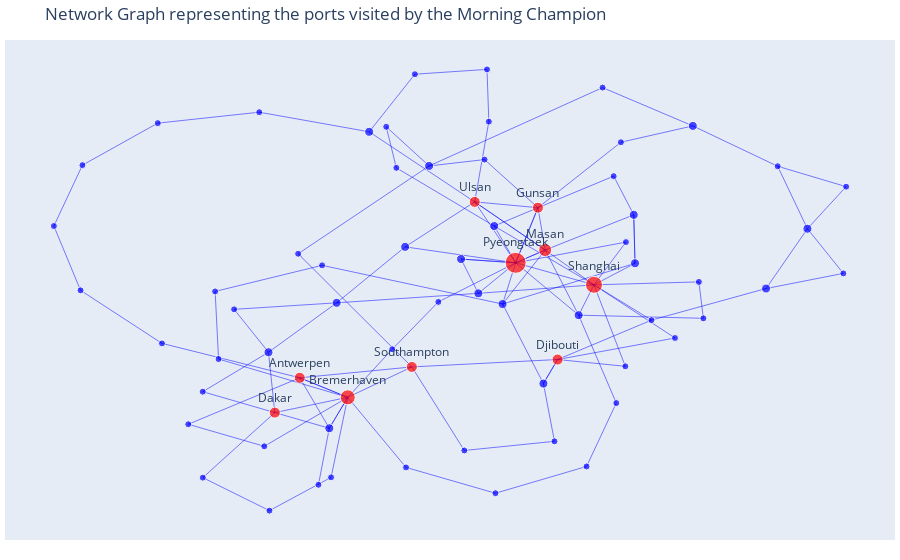

Notebook cell for this chart:
### Code cell
import plotly.graph_objects as go

edge_trace = []
node_trace = go.Scatter(x=[], y=[], hoverinfo='text', mode='markers+text', marker=dict(size=[], color=[]), text=[], textposition='top center')

for edge in G.edges():
    x0, y0 = pos[edge[0]]
    x1, y1 = pos[edge[1]]
    edge_trace.append(go.Scatter(x=[x0, x1, None], y=[y0, y1, None],
                                 mode='lines', line=dict(width=0.5, color='blue'), hoverinfo='none'))
    # Add arrowheads
    arrow_size = 0.03
    edge_trace.append(go.Scatter(x=[x1, x1 - arrow_size * (x1 - x0)], y=[y1, y1 - arrow_size * (y1 - y0)],
                                 mode='lines', line=dict(width=0.5, color='blue'), hoverinfo='none'))

for node in G.nodes():
    x, y = pos[node]
    node_trace['x'] += tuple([x])
    node_trace['y'] += tuple([y])
    connections = len(G.edges(node))
    node_trace['marker']['size'] += tuple([5 + connections * 2])  # Dynamic size based on connections
    node_trace['marker']['color'] += tuple(['red' if connections > 2 else 'blue'])  # Color based on connection count
    node_trace['text'] += tuple([node if connections > 2 else ''])  # Only show labels for highly connected ports

fig = go.Figure(data=edge_trace + [node_trace],
                layout=go.Layout(title='Network Graph representing the ports visited by the Morning Champion', showlegend=False,
                                 hovermode='closest', margin={'b': 20, 'l': 5, 'r': 5, 't': 40},
                                 xaxis=dict(showgrid=False, zeroline=False, showticklabels=False),
                                 yaxis=dict(showgrid=False, zeroline=False, showticklabels=False)))

fig.show()
